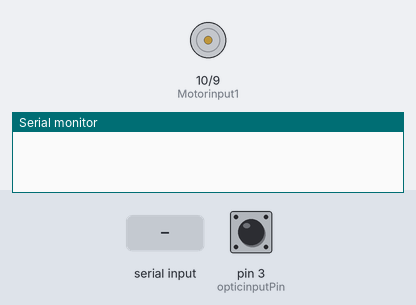
Bench run of a sketch on a simulated Arduino Uno, built with avr-gcc and run on an emulated ATmega328P. Parts: motor-driver pin pairs drawn as motors (green arrow = first pin HIGH = forward, orange = second pin HIGH = backward, longer = more drive), the last lines printed to the serial monitor. The inputs (shaded band) are chosen by the test bench; at power-on: pin 3 (opticinputPin) HIGH.

Above: at 1.2 s.
1.3 s: "w" received over Serial
At 1.7 s:
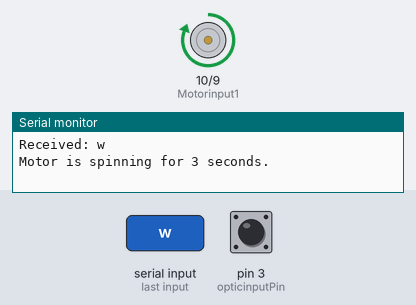
4.3 s: pin 3 (opticinputPin) pulled LOW for 0.15 s
5.9 s: "1" received over Serial
Timing chart, 0 to 8.9 s (numbered marks = the images above; inputs shaded):
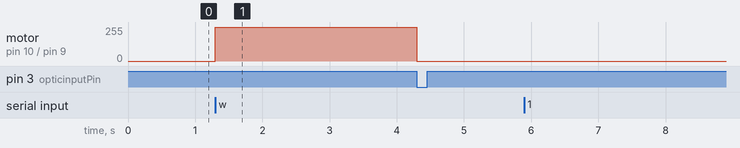

The sketch:

Arduino_code.ino
```cpp
int counter = 0;
// Define motor control pins
const int Motorinput1 = 10; // Motor input 1 (PWM pin)
const int Motorinput2 = 9;  // Motor input 2 (PWM pin)
const int opticinputPin = 3; // Interrupt pin

volatile bool interruptFlag = false; // Flag to indicate an interrupt
unsigned long motorStartTime = 0;    // Timer for motor run duration
bool motorRunning = false;           // Track motor state

// Interrupt Service Routine (ISR)
void handleInterrupt() {
    interruptFlag = true; // Set the flag on interrupt
}

void setup() {
    pinMode(Motorinput1, OUTPUT);
    pinMode(Motorinput2, OUTPUT);

    pinMode(opticinputPin, INPUT_PULLUP);
    attachInterrupt(digitalPinToInterrupt(opticinputPin), handleInterrupt, CHANGE);

    Serial.begin(9600);
}

void loop() {
    // Read serial input
    if (Serial.available() > 0) {
        char receivedChar = Serial.read();
        Serial.print("Received: ");
        Serial.println(receivedChar); // Debugging line

        if (receivedChar == 'w') {
            motorRunning = true;  // Set motor state
            motorStartTime = millis();  // Record start time
            spinMotor();
            Serial.println("Motor is spinning for 3 seconds.");
        }
    }

    // Check if 3 seconds have passed since motor started
    if (motorRunning && (millis() - motorStartTime >= 3000)) {
        stopMotor();
        Serial.println("Motor stopped after 3 seconds.");
        motorRunning = false;  // Reset motor state
    }

    // Handle interrupt flag
    if (interruptFlag) {
        interruptFlag = false; // Clear the flag
        Serial.println("Interrupt detected!");
    }
}

// Function to spin the motor forward
void spinMotor() {
    digitalWrite(Motorinput1, HIGH);
    digitalWrite(Motorinput2, LOW);
}

// Function to stop the motor
void stopMotor() {
    digitalWrite(Motorinput1, LOW);
    digitalWrite(Motorinput2, LOW);
}
```

Measured:
- after the input at 1.3 s, motor on pin 10 (Motorinput1) / pin 9 (Motorinput2): stopped → forward 255/255 at once
